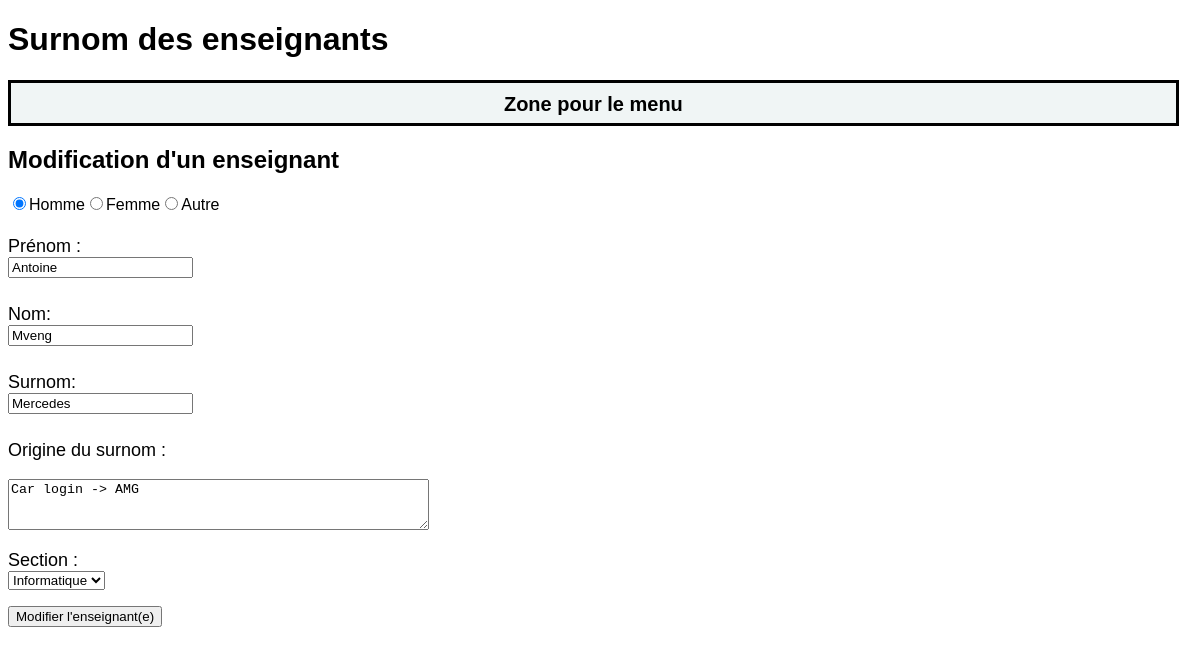
Page /Code/php/updateTeacher.php?idTeacher=1 on the committed database.
### tables this page shows
CREATE TABLE t_teacher(
	idTeacher int AUTO_INCREMENT PRIMARY KEY,
	teaFirstname varchar(50) NOT NULL,
	teaName varchar(50) NOT NULL,
	teaGender char(1) NOT NULL,
	teaNickname varchar(100) NOT NULL,
	teaOrigin varchar(255) NOT NULL);

### Code/php/Database.php (called while the page is built, shortened)
<?php
 class Database {
    private $connector;
    public function __construct(){
    try{
        $this->connector = new PDO("mysql:host=localhost;dbname=db_nickname_kilgood;charset=utf8", "dbNicknameUser", "grp2B_21");
        }catch(PDOException $e){
            die("<h1>Impossible de se connecter à la base de données</h1> erreur :". $e->getMessage());
        }
    }
    private function queryPrepareExecute($query, $binds){
        $req = $this->connector->prepare($query);
        foreach($binds as $bind){
            $req->bindValue($bind['field'], $bind['value'], $bind['type']);
        }
        $req->execute();
        return $req;
    }
    private function formatData($req){
        $results = $req->fetchALL(PDO::FETCH_ASSOC);
        return $results;
    }
    public function getOneTeacher($id){
        $query = "SELECT * FROM t_teacher WHERE idTeacher = :id";
        $binds = array(
            0 => array(
                'field' => ':id',
                'value' => $id,
                'type' => PDO::PARAM_INT
            )
        );
        $reqExecuted = $this->queryPrepareExecute($query, $binds);
        $results = $this->formatData($reqExecuted);
        return $results;
    }
}
?>

### Code/php/updateTeacher.php (the view, shortened to what this page needs)
<?php
require "database.php";
$db = new Database();
$id = $_GET["idTeacher"];
$oneTeachers = $db->getOneTeacher($id);
?>
<!DOCTYPE html>
<html lang="fr">
    <head>
        <link href="../css/style.css" rel="stylesheet" type="text/css" />
    </head>
    <body>
    <h1>Surnom des enseignants</h1>
    <a href="index.php" class="button">Zone pour le menu</a>
    <h2>Modification d'un enseignant</h2>
    <?php foreach($oneTeachers as $oneTeacher): ?>
		<form method="post" action="addTeacher.php">
	<?php
            if ($oneTeacher["teaGender"] == "M")
            {
                echo '<input type="radio" name="gender" id="man" value="M" checked>Homme';
                echo '<input type="radio" name="gender" id="woman" value="W">Femme';
                echo  '<input type="radio" name="gender" id="other" value="O">Autre';
            }
    ?>
		   <p>
		      <label for="firstname">Prénom :</label>
		      <input type="text" name="firstname" id="firstname" value="<?= $oneTeacher["teaFirstname"] ?>"/>
		   </p>
           <p>
		      <label for="name">Nom:</label>
		      <input type="text" name="name" id="name" value="<?= $oneTeacher["teaName"] ?>"/>
		   </p>
           <p>
		      <label for="nickname">Surnom:</label>
		      <input type="text" name="nickname" id="nickname" value="<?= $oneTeacher["teaNickname"] ?>"/>
		   </p>
		   <p>
		      <label for="origin">Origine du surnom :</label><br>
		      <textarea name="origin" id="origin" rows="3" cols="50"><?= $oneTeacher["teaOrigin"] ?></textarea>
		   </p>
		   <p>
		      <label for="section">Section :</label>
		      <select name="section" id="section">
		         <option value="info">Informatique</option>
		      </select>
		   </p>
           <div class="btnSubmit">
		      <input type="submit" name="btnSubmit" value="Modifier l'enseignant(e)" />
            </div>
		</form>
    <?php endforeach; ?>

### Code/css/style.css (style rules this page uses)
label { font-size: 18px; }
html { font-family: Arial, Helvetica, sans-serif; }
.button { background-color: #f0f5f5; border: none; color: black; padding-top: 10px; text-align: center; display: inline-block; height: 30px; font-weight: bold; text-decoration: none; border-style: solid; padding-left: 20px; padding-right: 20px; width: 95%; font-size: 20px; }
label, input { display: table-cell; margin-bottom: 10px; }
label { padding-right: 5px; }

### rows in the picture
t_teacher: firstname "Antoine", name "Mveng", nickname "Mercedes", origin "Car login -> AMG"
